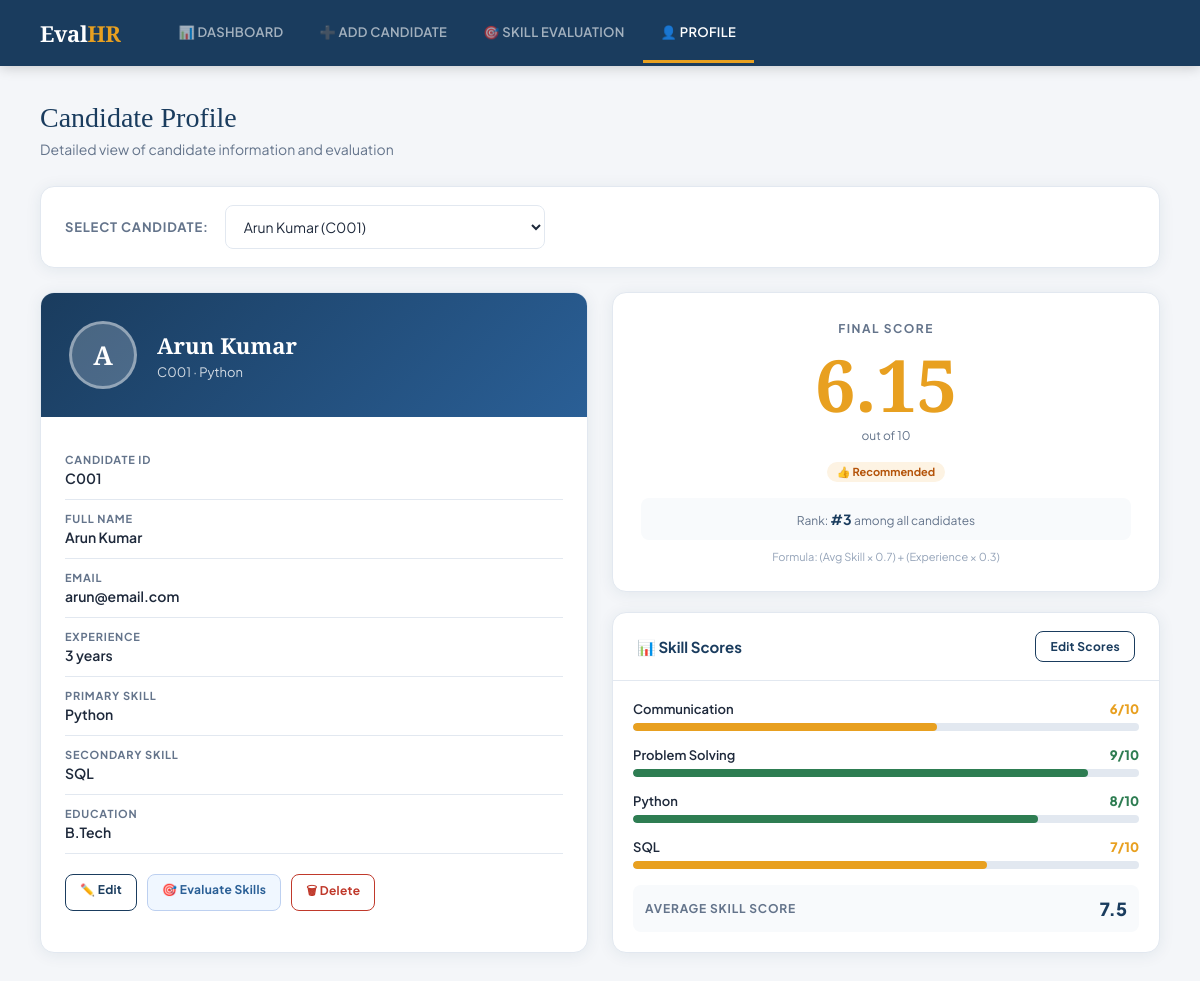
/profile, run on the app's committed database.
### tables this page shows
CREATE TABLE candidates (
            candidate_id TEXT PRIMARY KEY,
            name TEXT NOT NULL,
            email TEXT NOT NULL,
            experience INTEGER NOT NULL,
            primary_skill TEXT NOT NULL,
            secondary_skill TEXT,
            education TEXT NOT NULL
        );

CREATE TABLE skill_scores (
            id INTEGER PRIMARY KEY AUTOINCREMENT,
            candidate_id TEXT NOT NULL,
            skill_name TEXT NOT NULL,
            score INTEGER NOT NULL,
            FOREIGN KEY (candidate_id) REFERENCES candidates(candidate_id)
        );

### app.py (the view)
@app.route('/profile')
@app.route('/profile/<candidate_id>')
def profile(candidate_id=None):
    candidates = get_all_candidates()
    if not candidate_id and candidates:
        candidate_id = candidates[0]['candidate_id']
    candidate = get_candidate_by_id(candidate_id) if candidate_id else None
    skill_scores = get_skill_scores(candidate_id) if candidate_id else []
    final_score = calculate_final_score(candidate_id, candidate['experience']) if candidate else None
    rankings = get_all_scores()
    rank = next((r['rank'] for r in rankings if r['candidate_id'] == candidate_id), '-')
    return render_template('profile.html',
                           candidates=candidates,
                           candidate=candidate,
                           skill_scores=skill_scores,
                           final_score=final_score,
                           rank=rank,
                           selected_id=candidate_id)

### database.py (called while the page is built)
def get_connection():
    conn = sqlite3.connect(DB_NAME)
    conn.row_factory = sqlite3.Row
    return conn

def get_all_candidates():
    conn = get_connection()
    candidates = conn.execute('SELECT * FROM candidates ORDER BY name').fetchall()
    conn.close()
    return candidates

def get_candidate_by_id(candidate_id):
    conn = get_connection()
    candidate = conn.execute('SELECT * FROM candidates WHERE candidate_id = ?', (candidate_id,)).fetchone()
    conn.close()
    return candidate

def get_skill_scores(candidate_id):
    conn = get_connection()
    scores = conn.execute(
        'SELECT skill_name, score FROM skill_scores WHERE candidate_id = ? ORDER BY skill_name',
        (candidate_id,)
    ).fetchall()
    conn.close()
    return scores

### scoring.py (called while the page is built)
def calculate_final_score(candidate_id, experience):
    scores = get_skill_scores(candidate_id)
    if not scores:
        return None
    total = sum(row['score'] for row in scores)
    avg_skill_score = total / len(scores)
    final_score = (avg_skill_score * 0.7) + (experience * 0.3)
    return round(final_score, 2)

### templates/profile.html (shortened to what this page needs)
{% extends "base.html" %}
{% block content %}
<div class="page-title">Candidate Profile</div>
<div class="page-sub">Detailed view of candidate information and evaluation</div>
<div class="card" style="padding:18px 24px;margin-bottom:24px;display:flex;align-items:center;gap:16px;">
  <label style="min-width:fit-content;font-size:13px;font-weight:700;color:var(--text-muted);text-transform:uppercase;letter-spacing:0.8px;">Select Candidate:</label>
  <select onchange="window.location='/profile/'+this.value" style="max-width:320px;">
    {% for c in candidates %}
    <option value="{{ c.candidate_id }}" {% if c.candidate_id == selected_id %}selected{% endif %}>
      {{ c.name }} ({{ c.candidate_id }})
    </option>
    {% endfor %}
  </select>
</div>
{% if candidate %}
<div style="display:grid;grid-template-columns:1fr 1fr;gap:24px;">
  <div class="card">
    <div style="background:linear-gradient(135deg,var(--primary) 0%,var(--primary-light) 100%);padding:28px;color:#fff;display:flex;align-items:center;gap:20px;">
      <div style="width:68px;height:68px;border-radius:50%;background:rgba(255,255,255,0.2);display:flex;align-items:center;justify-content:center;font-family:'Playfair Display',serif;font-size:26px;font-weight:700;border:3px solid rgba(255,255,255,0.4);flex-shrink:0;">
        {{ candidate.name[0] }}
      </div>
      <div>
        <div style="font-family:'Playfair Display',serif;font-size:22px;font-weight:700;">{{ candidate.name }}</div>
        <div style="font-size:13px;opacity:0.8;margin-top:4px;">{{ candidate.candidate_id }} · {{ candidate.primary_skill }}</div>
      </div>
    </div>
    <div style="padding:24px;">
      {% set info = [
        ('Candidate ID', candidate.candidate_id),
        ('Full Name', candidate.name),
        ('Email', candidate.email),
        ('Experience', candidate.experience | string + ' years'),
        ('Primary Skill', candidate.primary_skill),
        ('Secondary Skill', candidate.secondary_skill if candidate.secondary_skill else '—'),
        ('Education', candidate.education),
      ] %}
      {% for label, val in info %}
      <div style="display:flex;flex-direction:column;gap:3px;padding:12px 0;border-bottom:1px solid var(--border);">
        <div style="font-size:11px;font-weight:700;color:var(--text-muted);text-transform:uppercase;letter-spacing:0.8px;">{{ label }}</div>
        <div style="font-size:14px;font-weight:600;color:var(--text);">{{ val }}</div>
      </div>
      {% endfor %}
      <div style="display:flex;gap:10px;margin-top:20px;flex-wrap:wrap;">
        <a href="/edit/{{ candidate.candidate_id }}" class="btn btn-outline btn-sm">✏️ Edit</a>
        <a href="/skills?candidate_id={{ candidate.candidate_id }}" class="btn btn-sm" style="background:#f0f7ff;color:var(--primary-light);border:1px solid #bdd0f0;">🎯 Evaluate Skills</a>
        <form method="POST" action="/delete/{{ candidate.candidate_id }}" style="display:inline;" onsubmit="return confirm('Delete {{ candidate.name }}?')">
          <button type="submit" class="btn btn-danger btn-sm">🗑 Delete</button>
        </form>
      </div>
    </div>
  </div>
  <div style="display:flex;flex-direction:column;gap:20px;">
    <div class="card" style="padding:28px;text-align:center;">
      <div style="font-size:12px;font-weight:700;color:var(--text-muted);text-transform:uppercase;letter-spacing:1.5px;margin-bottom:12px;">Final Score</div>
      {% if final_score %}
      <div style="font-family:'Playfair Display',serif;font-size:72px;font-weight:700;line-height:1;
        color:{% if final_score >= 8 %}#2e7d52{% elif final_score >= 6 %}var(--accent){% else %}var(--danger){% endif %};">
        {{ final_score }}
      </div>
      <div style="font-size:12px;color:var(--text-muted);margin-top:8px;">out of 10</div>
      <div style="margin-top:16px;">
        {% if final_score >= 8 %}
        <span class="badge badge-green">⭐ Highly Recommended</span>
        {% elif final_score >= 6 %}
        <span class="badge badge-amber">👍 Recommended</span>
        {% else %}
        <span class="badge badge-red">⚠️ Needs Improvement</span>
        {% endif %}
      </div>
      <div style="margin-top:16px;padding:12px;background:#f8fafc;border-radius:8px;font-size:12px;color:var(--text-muted);">
        Rank: <strong style="color:var(--primary);font-size:14px;">
          {% if rank != '-' %}#{{ rank }}{% else %}Not ranked{% endif %}
        </strong> among all candidates
      </div>
      <div style="margin-top:10px;font-size:11px;color:var(--text-light);">
        Formula: (Avg Skill × 0.7) + (Experience × 0.3)
      </div>
      {% else %}
      <div style="font-size:48px;opacity:0.3;margin-bottom:12px;">🎯</div>
      <div style="color:var(--text-muted);font-size:14px;">Not evaluated yet</div>
      <a href="/skills?candidate_id={{ candidate.candidate_id }}" class="btn btn-primary" style="margin-top:16px;">Evaluate Now</a>
      {% endif %}
    </div>
    <div class="card">
      <div class="card-header">
        <div class="card-title">📊 Skill Scores</div>
        <a href="/skills?candidate_id={{ candidate.candidate_id }}" class="btn btn-outline btn-sm">Edit Scores</a>
      </div>
      <div style="padding:20px;">
        {% if skill_scores %}
          {% for s in skill_scores %}
          <div style="margin-bottom:16px;">
            <div style="display:flex;justify-content:space-between;margin-bottom:6px;">
              <span style="font-size:13px;font-weight:600;">{{ s.skill_name }}</span>
              <span style="font-size:13px;font-weight:800;color:{% if s.score >= 8 %}#2e7d52{% elif s.score >= 6 %}var(--accent){% else %}var(--danger){% endif %};">
                {{ s.score }}/10
              </span>
            </div>
            <div style="height:8px;background:#e2e8f0;border-radius:4px;overflow:hidden;">
              <div style="height:100%;width:{{ (s.score/10)*100 }}%;border-radius:4px;background:{% if s.score >= 8 %}#2e7d52{% elif s.score >= 6 %}var(--accent){% else %}var(--danger){% endif %};transition:width 0.5s ease;"></div>
            </div>
          </div>
          {% endfor %}
          {% set avg = (skill_scores | sum(attribute='score')) / (skill_scores | length) %}
          <div style="margin-top:16px;padding:12px;background:#f8fafc;border-radius:8px;display:flex;justify-content:space-between;align-items:center;">
            <span style="font-size:12px;font-weight:700;color:var(--text-muted);text-transform:uppercase;letter-spacing:0.8px;">Average Skill Score</span>
            <span style="font-weight:800;font-size:18px;color:var(--primary);">{{ "%.1f" | format(avg) }}</span>
          </div>
        {% else %}
        <div class="empty" style="padding:28px;">
          <div class="empty-icon">📊</div>
          <div>No skill scores yet.</div>
          <a href="/skills?candidate_id={{ candidate.candidate_id }}" class="btn btn-primary btn-sm" style="margin-top:12px;">Add Scores</a>
        </div>
        {% endif %}
      </div>
    </div>
  </div>
</div>
{% else %}
<div class="card"><div class="empty"><div class="empty-icon">👤</div><div>No candidates found. <a href="/add">Add a candidate first.</a></div></div></div>
{% endif %}
{% endblock %}

### templates/base.html (style rules this page uses)
:root { --primary: #1a3c5e; --primary-light: #2a5f96; --accent: #e8a020; --success: #2e7d52; --danger: #c0392b; --bg: #f4f6f9; --card: #ffffff; --border: #e2e8f0; --text: #1e293b; --text-muted: #64748b; --text-light: #94a3b8; --shadow: 0 2px 16px rgba(26,60,94,0.08); --radius: 14px; --radius-sm: 8px; }
* { margin:0; padding:0; box-sizing:border-box; }
body { font-family:'Plus Jakarta Sans',sans-serif; background:var(--bg); color:var(--text); min-height:100vh; }
.page-title { font-family:'Playfair Display',serif; font-size:28px; color:var(--primary); margin-bottom:6px; }
.page-sub { color:var(--text-muted); font-size:14px; margin-bottom:28px; }
.card { background:var(--card); border-radius:var(--radius); border:1px solid var(--border); box-shadow:var(--shadow); overflow:hidden; }
.card-header { padding:18px 24px; border-bottom:1px solid var(--border); display:flex; align-items:center; justify-content:space-between; }
.card-title { font-size:15px; font-weight:700; color:var(--primary); }
.btn { padding:11px 22px; border:none; border-radius:var(--radius-sm); font-family:'Plus Jakarta Sans',sans-serif; font-size:13px; font-weight:700; cursor:pointer; transition:all 0.2s; text-decoration:none; display:inline-block; letter-spacing:0.3px; }
.btn-outline { background:transparent; color:var(--primary); border:1.5px solid var(--primary); }
.btn-danger { background:transparent; color:var(--danger); border:1.5px solid var(--danger); padding:7px 14px; font-size:12px; }
.btn-sm { padding:7px 14px; font-size:12px; }
.badge { display:inline-block; padding:3px 10px; border-radius:20px; font-size:11px; font-weight:700; }
.badge-amber { background:#fdf3e3; color:#b45309; }
label { font-size:12px; font-weight:600; color:var(--text-muted); text-transform:uppercase; letter-spacing:0.8px; }
input, select { padding:11px 14px; border:1.5px solid var(--border); border-radius:var(--radius-sm); font-family:'Plus Jakarta Sans',sans-serif; font-size:14px; color:var(--text); background:#fff; outline:none; transition:border-color 0.2s, box-shadow 0.2s; width:100%; }

### data on the page
candidates: name "A", name "Arun Kumar", candidate_id "C001", primary_skill "Python", label "CANDIDATE ID", label "FULL NAME", label "EMAIL", email "arun@email.com", label "PRIMARY SKILL", label "SECONDARY SKILL", secondary_skill "SQL", label "EDUCATION", education "B.Tech"
skill_scores: skill_name "Communication", score "6"
skill_scores: skill_name "Problem Solving", score "9"
skill_scores: skill_name "Python", score "8"
skill_scores: skill_name "SQL", score "7"

### other printed values
{{ label }} "EXPERIENCE"
{{ val }} "3 years"
{{ final_score }} "6.15"
{{ rank }} "3"
{{ "%.1f" | format(avg) }} "7.5"
form field value "Arun Kumar (C001)"
